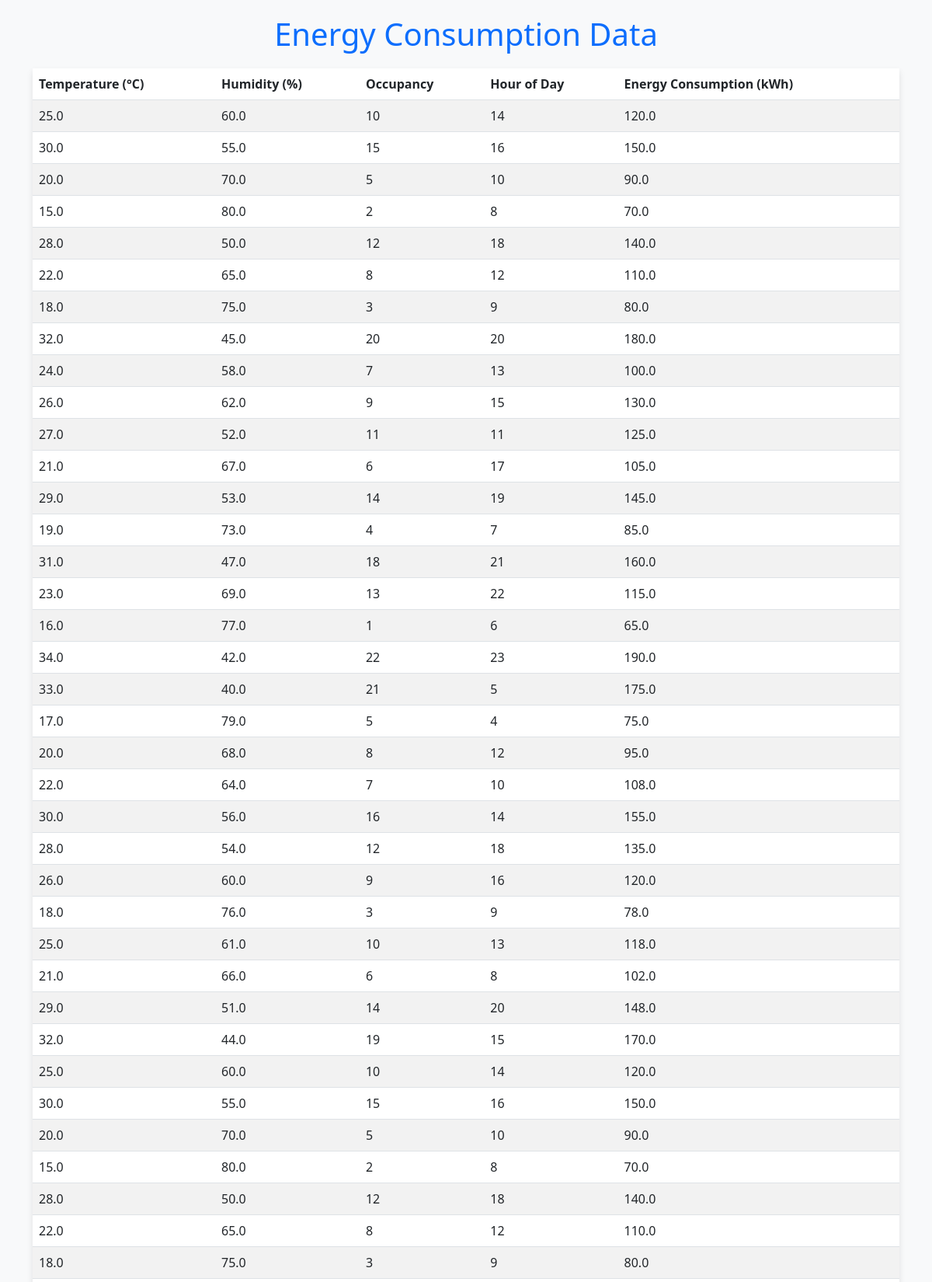
The page /energy/list/ (upper part) on the database its author committed.
### energy/models.py (models this page shows, shortened)
class EnergyConsumption(models.Model):
    temperature = models.FloatField()  # Temperature in °C
    humidity = models.FloatField()     # Humidity in %
    occupancy = models.IntegerField()  # Number of people
    hour_of_day = models.IntegerField()  # Hour of the day (0-23)
    energy_consumption = models.FloatField()  # Energy consumption in kWh

### energy/views.py (the view)
# urls.py: path('list/', views.energy_consumption_list, name='energy_list'),
def energy_consumption_list(request):
    data = EnergyConsumption.objects.all()
    return render(request, 'energy/list.html', {'data': data})

### energy/templates/energy/list.html (shortened to what this page needs)
<!DOCTYPE html>
<html lang="en">
<head>
    <link href="https://cdn.jsdelivr.net/npm/bootstrap@5.3.0/dist/css/bootstrap.min.css" rel="stylesheet">
</head>
<body>
    <div class="container">
        <h1 class="text-center">Energy Consumption Data</h1>
        <table class="table table-striped table-hover">
            <thead>
                <tr>
                    <th>Temperature (°C)</th>
                    <th>Humidity (%)</th>
                    <th>Occupancy</th>
                    <th>Hour of Day</th>
                    <th>Energy Consumption (kWh)</th>
                </tr>
            </thead>
            <tbody>
                {% for entry in data %}
                <tr>
                    <td>{{ entry.temperature }}</td>
                    <td>{{ entry.humidity }}</td>
                    <td>{{ entry.occupancy }}</td>
                    <td>{{ entry.hour_of_day }}</td>
                    <td>{{ entry.energy_consumption }}</td>
                </tr>
                {% endfor %}
            </tbody>
        </table>
    </div>
</body>
</html>

### energy/templates/energy/list.html (style rules this page uses)
body { background-color: #f8f9fa; padding: 20px; }
h1 { color: #0d6efd; margin-bottom: 20px; }
.table { background-color: #fff; box-shadow: 0 4px 8px rgba(0, 0, 0, 0.1); }
.table thead { background-color: #0d6efd; color: #fff; }

### rows shown on the page
EnergyConsumption: temperature "25.0", humidity "60.0", occupancy "10", hour_of_day "14", energy_consumption "120.0"
EnergyConsumption: temperature "30.0", humidity "55.0", occupancy "15", hour_of_day "16", energy_consumption "150.0"
EnergyConsumption: temperature "20.0", humidity "70.0", occupancy "5", hour_of_day "10", energy_consumption "90.0"
EnergyConsumption: temperature "15.0", humidity "80.0", occupancy "2", hour_of_day "8", energy_consumption "70.0"
EnergyConsumption: temperature "28.0", humidity "50.0", occupancy "12", hour_of_day "18", energy_consumption "140.0"
EnergyConsumption: temperature "22.0", humidity "65.0", occupancy "8", hour_of_day "12", energy_consumption "110.0"
EnergyConsumption: temperature "18.0", humidity "75.0", occupancy "3", hour_of_day "9", energy_consumption "80.0"
EnergyConsumption: temperature "32.0", humidity "45.0", occupancy "20", hour_of_day "20", energy_consumption "180.0"
EnergyConsumption: temperature "24.0", humidity "58.0", occupancy "7", hour_of_day "13", energy_consumption "100.0"
EnergyConsumption: temperature "26.0", humidity "62.0", occupancy "9", hour_of_day "15", energy_consumption "130.0"
EnergyConsumption: temperature "27.0", humidity "52.0", occupancy "11", hour_of_day "11", energy_consumption "125.0"
EnergyConsumption: temperature "21.0", humidity "67.0", occupancy "6", hour_of_day "17", energy_consumption "105.0"
EnergyConsumption: temperature "29.0", humidity "53.0", occupancy "14", hour_of_day "19", energy_consumption "145.0"
EnergyConsumption: temperature "19.0", humidity "73.0", occupancy "4", hour_of_day "7", energy_consumption "85.0"
EnergyConsumption: temperature "31.0", humidity "47.0", occupancy "18", hour_of_day "21", energy_consumption "160.0"
EnergyConsumption: temperature "23.0", humidity "69.0", occupancy "13", hour_of_day "22", energy_consumption "115.0"
EnergyConsumption: temperature "16.0", humidity "77.0", occupancy "1", hour_of_day "6", energy_consumption "65.0"
EnergyConsumption: temperature "34.0", humidity "42.0", occupancy "22", hour_of_day "23", energy_consumption "190.0"
EnergyConsumption: temperature "33.0", humidity "40.0", occupancy "21", hour_of_day "5", energy_consumption "175.0"
EnergyConsumption: temperature "17.0", humidity "79.0", occupancy "5", hour_of_day "4", energy_consumption "75.0"
EnergyConsumption: temperature "20.0", humidity "68.0", occupancy "8", hour_of_day "12", energy_consumption "95.0"
EnergyConsumption: temperature "22.0", humidity "64.0", occupancy "7", hour_of_day "10", energy_consumption "108.0"
EnergyConsumption: temperature "30.0", humidity "56.0", occupancy "16", hour_of_day "14", energy_consumption "155.0"
EnergyConsumption: temperature "28.0", humidity "54.0", occupancy "12", hour_of_day "18", energy_consumption "135.0"
EnergyConsumption: temperature "26.0", humidity "60.0", occupancy "9", hour_of_day "16", energy_consumption "120.0"
EnergyConsumption: temperature "18.0", humidity "76.0", occupancy "3", hour_of_day "9", energy_consumption "78.0"
EnergyConsumption: temperature "25.0", humidity "61.0", occupancy "10", hour_of_day "13", energy_consumption "118.0"
EnergyConsumption: temperature "21.0", humidity "66.0", occupancy "6", hour_of_day "8", energy_consumption "102.0"
EnergyConsumption: temperature "29.0", humidity "51.0", occupancy "14", hour_of_day "20", energy_consumption "148.0"
EnergyConsumption: temperature "32.0", humidity "44.0", occupancy "19", hour_of_day "15", energy_consumption "170.0"
EnergyConsumption: temperature "25.0", humidity "60.0", occupancy "10", hour_of_day "14", energy_consumption "120.0"
EnergyConsumption: temperature "30.0", humidity "55.0", occupancy "15", hour_of_day "16", energy_consumption "150.0"
EnergyConsumption: temperature "20.0", humidity "70.0", occupancy "5", hour_of_day "10", energy_consumption "90.0"
EnergyConsumption: temperature "15.0", humidity "80.0", occupancy "2", hour_of_day "8", energy_consumption "70.0"
EnergyConsumption: temperature "28.0", humidity "50.0", occupancy "12", hour_of_day "18", energy_consumption "140.0"
EnergyConsumption: temperature "22.0", humidity "65.0", occupancy "8", hour_of_day "12", energy_consumption "110.0"
EnergyConsumption: temperature "18.0", humidity "75.0", occupancy "3", hour_of_day "9", energy_consumption "80.0"
